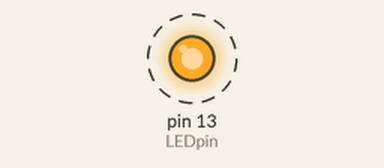
Recording of a sketch running on a simulated Arduino Uno, built with avr-gcc and run on an emulated ATmega328P. Shown: output pins drawn as LEDs (lit = HIGH). Dashed ring = blinking.

Above: at 0.2 s.
Timing chart, 0 to 3.0 s (numbered marks = the images above):
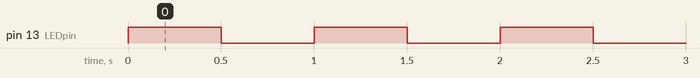

Measured:
- by itself, pin 13 (LEDpin): alternates HIGH for 0.50 s and LOW for 0.50 s

The sketch:

LED_Bar_Part_1_Sample_Solution.ino
```cpp
/*
 * Starting simply, set up an LED on pin 13, turn it on off setup, then have
 *   it flash regularly in loop
 */

// Pin declaration
int LEDpin = 13;

void setup()
{
  pinMode(LEDpin, OUTPUT);
  digitalWrite(LEDpin, LOW);
}

void loop()
{
  digitalWrite(LEDpin, HIGH);
  delay(500);

  digitalWrite(LEDpin, LOW);
  delay(500);
}
```
